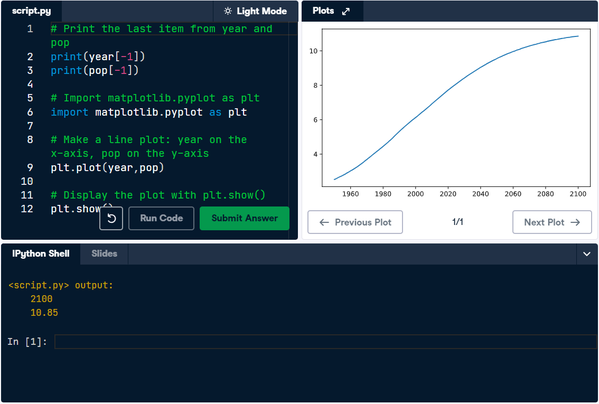
#> input picture Picture/Intermediate with Python Matplotlib/Screenshot 2024-06-18 152957.png, 599 x 404 px, shrunk from 1134 x 765 before the run, found by its file name
$ jupyter execute --allow-errors Matplotlib.ipynb
#> lines starting #> are read from the running program, lines starting #| are printed output that depends on the picture
### **Line plot (1)**
With matplotlib, you can create a bunch of different plots in Python. The most basic plot is the line plot. A general recipe is given here.

```python
import matplotlib.pyplot as plt
plt.plot(x,y)
plt.show()
```

In the video, you already saw how much the world population has grown over the past years. Will it continue to do so? The world bank has estimates of the world population for the years 1950 up to 2100. The years are loaded in your workspace as a list called `year`, and the corresponding populations as a list called `pop`.

```python
# Print the last item from year and pop
print(year[-1])
print(pop[-1])

# Import matplotlib.pyplot as plt
import matplotlib.pyplot as plt

# Make a line plot: year on the x-axis, pop on the y-axis
plt.plot(year,pop)

# Display the plot with plt.show()
plt.show()
```

[cell 1]
from PIL import Image
import io
from IPython.display import display, Image as IPImage

# Open the image file
img1 = Image.open('C:\Online Learning\DataCamp\Associate Data Scientist in Python\Picture\Intermediate with Python Matplotlib\Screenshot 2024-06-18 152957.png')
#> img1 is the input picture: PIL image 599x404 RGBA; mean R, G, B, A 80.5, 96.6, 108.7, 255

# Convert the image from RGBA to RGB
rgb_img1 = img1.convert('RGB')

# Save the image to a bytes buffer in JPEG format
buf = io.BytesIO()
rgb_img1.save(buf, format='JPEG')
buf.seek(0)

# Display the image in the notebook
display(IPImage(data=buf.read(), format='jpeg'))

### **Line Plot (2): Interpretation**
Have another look at the plot you created in the previous exercise; it's shown on the right. Based on the plot, in **approximately** what year will there be more than ten billion human beings on this planet?

### **2060**

[cell 2]
# Open the image file
img2 = Image.open('C:\Online Learning\DataCamp\Associate Data Scientist in Python\Picture\Intermediate with Python Matplotlib\Screenshot 2024-06-18 153753.png')
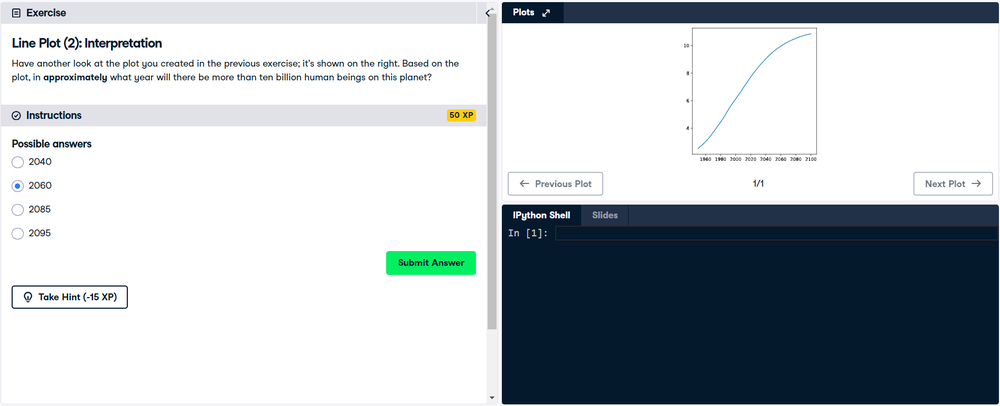
#> input picture Picture/Intermediate with Python Matplotlib/Screenshot 2024-06-18 153753.png, 1000 x 406 px, shrunk from 1893 x 768 before the run, found by its file name
#> img2 is the input picture: PIL image 1000x406 RGBA; mean R, G, B, A 182.4, 188.9, 194.2, 255

# Convert the image from RGBA to RGB
rgb_img2 = img2.convert('RGB')

# Save the image to a bytes buffer in JPEG format
buf = io.BytesIO()
rgb_img2.save(buf, format='JPEG')
buf.seek(0)

# Display the image in the notebook
display(IPImage(data=buf.read(), format='jpeg'))

### **Line plot (3)**
Now that you've built your first line plot, let's start working on the data that professor Hans Rosling used to build his beautiful bubble chart. It was collected in 2007. Two lists are available for you:

- `life_exp` which contains the life expectancy for each country and
- `gdp_cap`, which contains the GDP per capita (i.e. per person) for each country expressed in US Dollars.

GDP stands for Gross Domestic Product. It basically represents the size of the economy of a country. Divide this by the population and you get the GDP per capita.

`matplotlib.pyplot` is already imported as `plt`, so you can get started straight away.

```python
# Print the last item of gdp_cap and life_exp
print(gdp_cap[-1])
print(life_exp[-1])

# Make a line plot, gdp_cap on the x-axis, life_exp on the y-axis
plt.plot(gdp_cap, life_exp)

# Display the plot
plt.show()
```

[cell 3]
img3 = Image.open('C:\Online Learning\DataCamp\Associate Data Scientist in Python\Picture\Intermediate with Python Matplotlib\Screenshot 2024-06-18 153953.png')
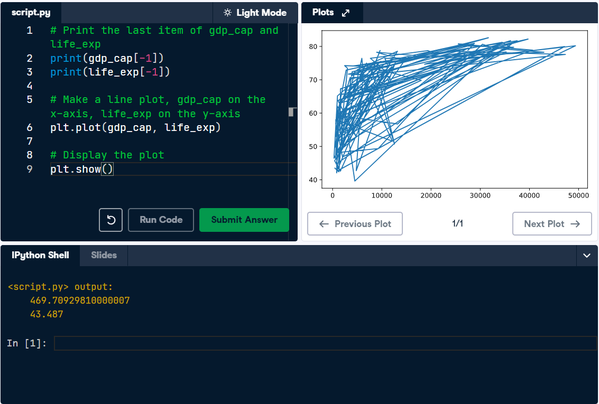
#> input picture Picture/Intermediate with Python Matplotlib/Screenshot 2024-06-18 153953.png, 599 x 404 px, shrunk from 1133 x 765 before the run, found by its file name
#> img3 is the input picture: PIL image 599x404 RGBA; mean R, G, B, A 74.1, 92.3, 106.3, 255

# Convert the image from RGBA to RGB
rgb_img3 = img3.convert('RGB')

# Save the image to a bytes buffer in JPEG format
buf = io.BytesIO()
rgb_img3.save(buf, format='JPEG')
buf.seek(0)

# Display the image in the notebook
display(IPImage(data=buf.read(), format='jpeg'))

### **Scatter Plot (1)**
When you have a time scale along the horizontal axis, the line plot is your friend. But in many other cases, when you're trying to assess if there's a correlation between two variables, for example, the scatter plot is the better choice. Below is an example of how to build a scatter plot.

```python
import matplotlib.pyplot as plt
plt.scatter(x,y)
plt.show()
```

Let's continue with the `gdp_cap` versus `life_exp` plot, the GDP and life expectancy data for different countries in 2007. Maybe a scatter plot will be a better alternative?

Again, the `matplotlib.pyplot` package is available as `plt`.

```python
# Change the line plot below to a scatter plot
plt.scatter(gdp_cap, life_exp)

# Put the x-axis on a logarithmic scale
plt.xscale('log')

# Show plot
plt.show()
```

[cell 4]
img4 = Image.open('C:\Online Learning\DataCamp\Associate Data Scientist in Python\Picture\Intermediate with Python Matplotlib\Screenshot 2024-06-18 154324.png')
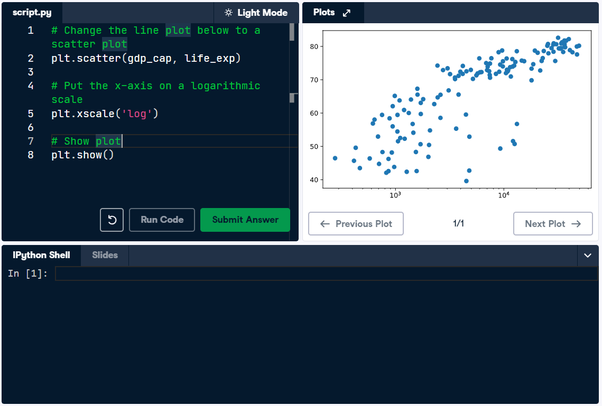
#> input picture Picture/Intermediate with Python Matplotlib/Screenshot 2024-06-18 154324.png, 602 x 406 px, shrunk from 1139 x 769 before the run, found by its file name
#> img4 is the input picture: PIL image 602x406 RGBA; mean R, G, B, A 80.3, 96.3, 109.5, 255

# Convert the image from RGBA to RGB
rgb_img4 = img4.convert('RGB')

# Save the image to a bytes buffer in JPEG format
buf = io.BytesIO()
rgb_img4.save(buf, format='JPEG')
buf.seek(0)

# Display the image in the notebook
display(IPImage(data=buf.read(), format='jpeg'))

### **Scatter plot (2)**
In the previous exercise, you saw that the higher GDP usually corresponds to a higher life expectancy. In other words, there is a positive correlation.

Do you think there's a relationship between population and life expectancy of a country? The list `life_exp` from the previous exercise is already available. In addition, now also `pop` is available, listing the corresponding populations for the countries in 2007. The populations are in millions of people.

```python
# Import package
import matplotlib.pyplot as plt

# Build Scatter plot
plt.scatter(pop, life_exp)

# Show plot
plt.show()
```

[cell 5]
img5 = Image.open('C:\Online Learning\DataCamp\Associate Data Scientist in Python\Picture\Intermediate with Python Matplotlib\Screenshot 2024-06-18 154515.png')
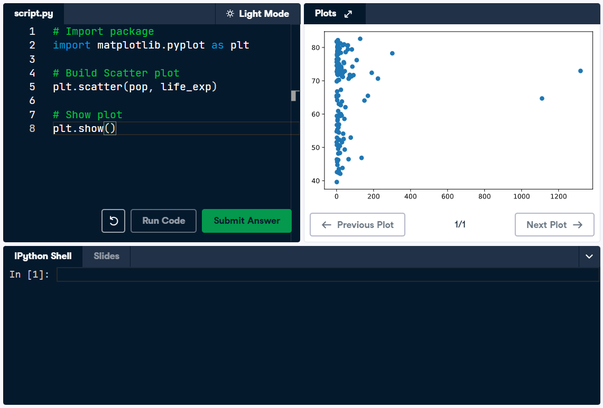
#> input picture Picture/Intermediate with Python Matplotlib/Screenshot 2024-06-18 154515.png, 603 x 408 px, shrunk from 1141 x 773 before the run, found by its file name
#> img5 is the input picture: PIL image 603x408 RGBA; mean R, G, B, A 82, 97.3, 110.6, 255

# Convert the image from RGBA to RGB
rgb_img5 = img5.convert('RGB')

# Save the image to a bytes buffer in JPEG format
buf = io.BytesIO()
rgb_img5.save(buf, format='JPEG')
buf.seek(0)

# Display the image in the notebook
display(IPImage(data=buf.read(), format='jpeg'))

### **Build a histogram (1)**
`life_exp`, the list containing data on the life expectancy for different countries in 2007, is available in your Python shell.

To see how life expectancy in different countries is distributed, let's create a histogram of `life_exp`.

`matplotlib.pyplot` is already available as `plt`.

```python
# Create histogram of life_exp data
plt.hist(life_exp)

# Display histogram
plt.show()
```

[cell 6]
img6 = Image.open('C:\Online Learning\DataCamp\Associate Data Scientist in Python\Picture\Intermediate with Python Matplotlib\Screenshot 2024-06-18 154659.png')
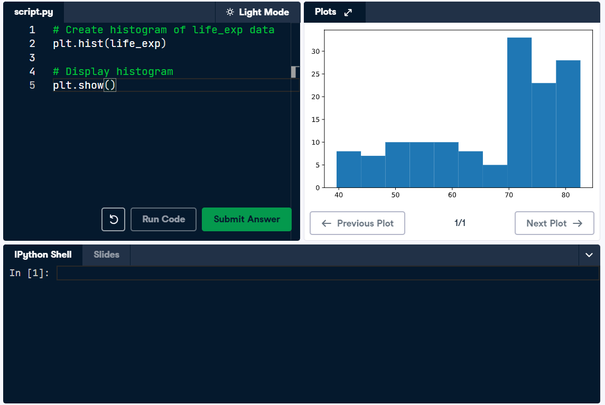
#> input picture Picture/Intermediate with Python Matplotlib/Screenshot 2024-06-18 154659.png, 605 x 405 px, shrunk from 1145 x 767 before the run, found by its file name
#> img6 is the input picture: PIL image 605x405 RGBA; mean R, G, B, A 67.8, 88.3, 105.1, 255

# Convert the image from RGBA to RGB
rgb_img6 = img6.convert('RGB')

# Save the image to a bytes buffer in JPEG format
buf = io.BytesIO()
rgb_img6.save(buf, format='JPEG')
buf.seek(0)

# Display the image in the notebook
display(IPImage(data=buf.read(), format='jpeg'))
